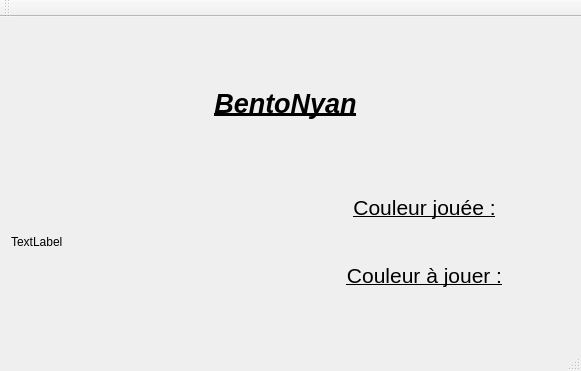
<?xml version="1.0" encoding="UTF-8"?>
<ui version="4.0">
 <class>Bento</class>
 <widget class="QMainWindow" name="Bento">
  <property name="geometry">
   <rect>
    <x>0</x>
    <y>0</y>
    <width>581</width>
    <height>371</height>
   </rect>
  </property>
  <property name="windowTitle">
   <string>Bento</string>
  </property>
  <widget class="QWidget" name="centralWidget">
   <widget class="QWidget" name="verticalLayoutWidget">
    <property name="geometry">
     <rect>
      <x>0</x>
      <y>10</y>
      <width>571</width>
      <height>291</height>
     </rect>
    </property>
    <layout class="QVBoxLayout" name="titreLayout">
     <property name="sizeConstraint">
      <enum>QLayout::SetMaximumSize</enum>
     </property>
     <item>
      <widget class="QLabel" name="appliName">
       <property name="enabled">
        <bool>true</bool>
       </property>
       <property name="text">
        <string>&lt;html&gt;&lt;head/&gt;&lt;body&gt;&lt;p align=&quot;center&quot;&gt;&lt;span style=&quot; font-size:20pt; font-weight:600; font-style:italic; text-decoration: underline;&quot;&gt;BentoNyan&lt;/span&gt;&lt;/p&gt;&lt;/body&gt;&lt;/html&gt;</string>
       </property>
      </widget>
     </item>
     <item>
      <layout class="QHBoxLayout" name="horizontalLayout">
       <item>
        <widget class="QLabel" name="camLabel">
         <property name="text">
          <string>TextLabel</string>
         </property>
        </widget>
       </item>
       <item>
        <layout class="QVBoxLayout" name="verticalLayout_2">
         <item>
          <layout class="QVBoxLayout" name="verticalLayout_3">
           <item>
            <widget class="QLabel" name="couleurJoue">
             <property name="text">
              <string>&lt;html&gt;&lt;head/&gt;&lt;body&gt;&lt;p align=&quot;center&quot;&gt;&lt;span style=&quot; font-size:16pt; text-decoration: underline;&quot;&gt;Couleur jouée :&lt;/span&gt;&lt;/p&gt;&lt;/body&gt;&lt;/html&gt;</string>
             </property>
            </widget>
           </item>
          </layout>
         </item>
         <item>
          <layout class="QVBoxLayout" name="verticalLayout_4">
           <item>
            <widget class="QLabel" name="couleurAJoue">
             <property name="text">
              <string>&lt;html&gt;&lt;head/&gt;&lt;body&gt;&lt;p align=&quot;center&quot;&gt;&lt;span style=&quot; font-size:16pt; text-decoration: underline;&quot;&gt;Couleur à jouer :&lt;/span&gt;&lt;/p&gt;&lt;/body&gt;&lt;/html&gt;</string>
             </property>
            </widget>
           </item>
          </layout>
         </item>
        </layout>
       </item>
      </layout>
     </item>
    </layout>
   </widget>
  </widget>
  <widget class="QMenuBar" name="menuBar">
   <property name="geometry">
    <rect>
     <x>0</x>
     <y>0</y>
     <width>581</width>
     <height>25</height>
    </rect>
   </property>
  </widget>
  <widget class="QToolBar" name="mainToolBar">
   <attribute name="toolBarArea">
    <enum>TopToolBarArea</enum>
   </attribute>
   <attribute name="toolBarBreak">
    <bool>false</bool>
   </attribute>
  </widget>
  <widget class="QStatusBar" name="statusBar"/>
 </widget>
 <layoutdefault spacing="6" margin="11"/>
 <resources/>
 <connections/>
</ui>
